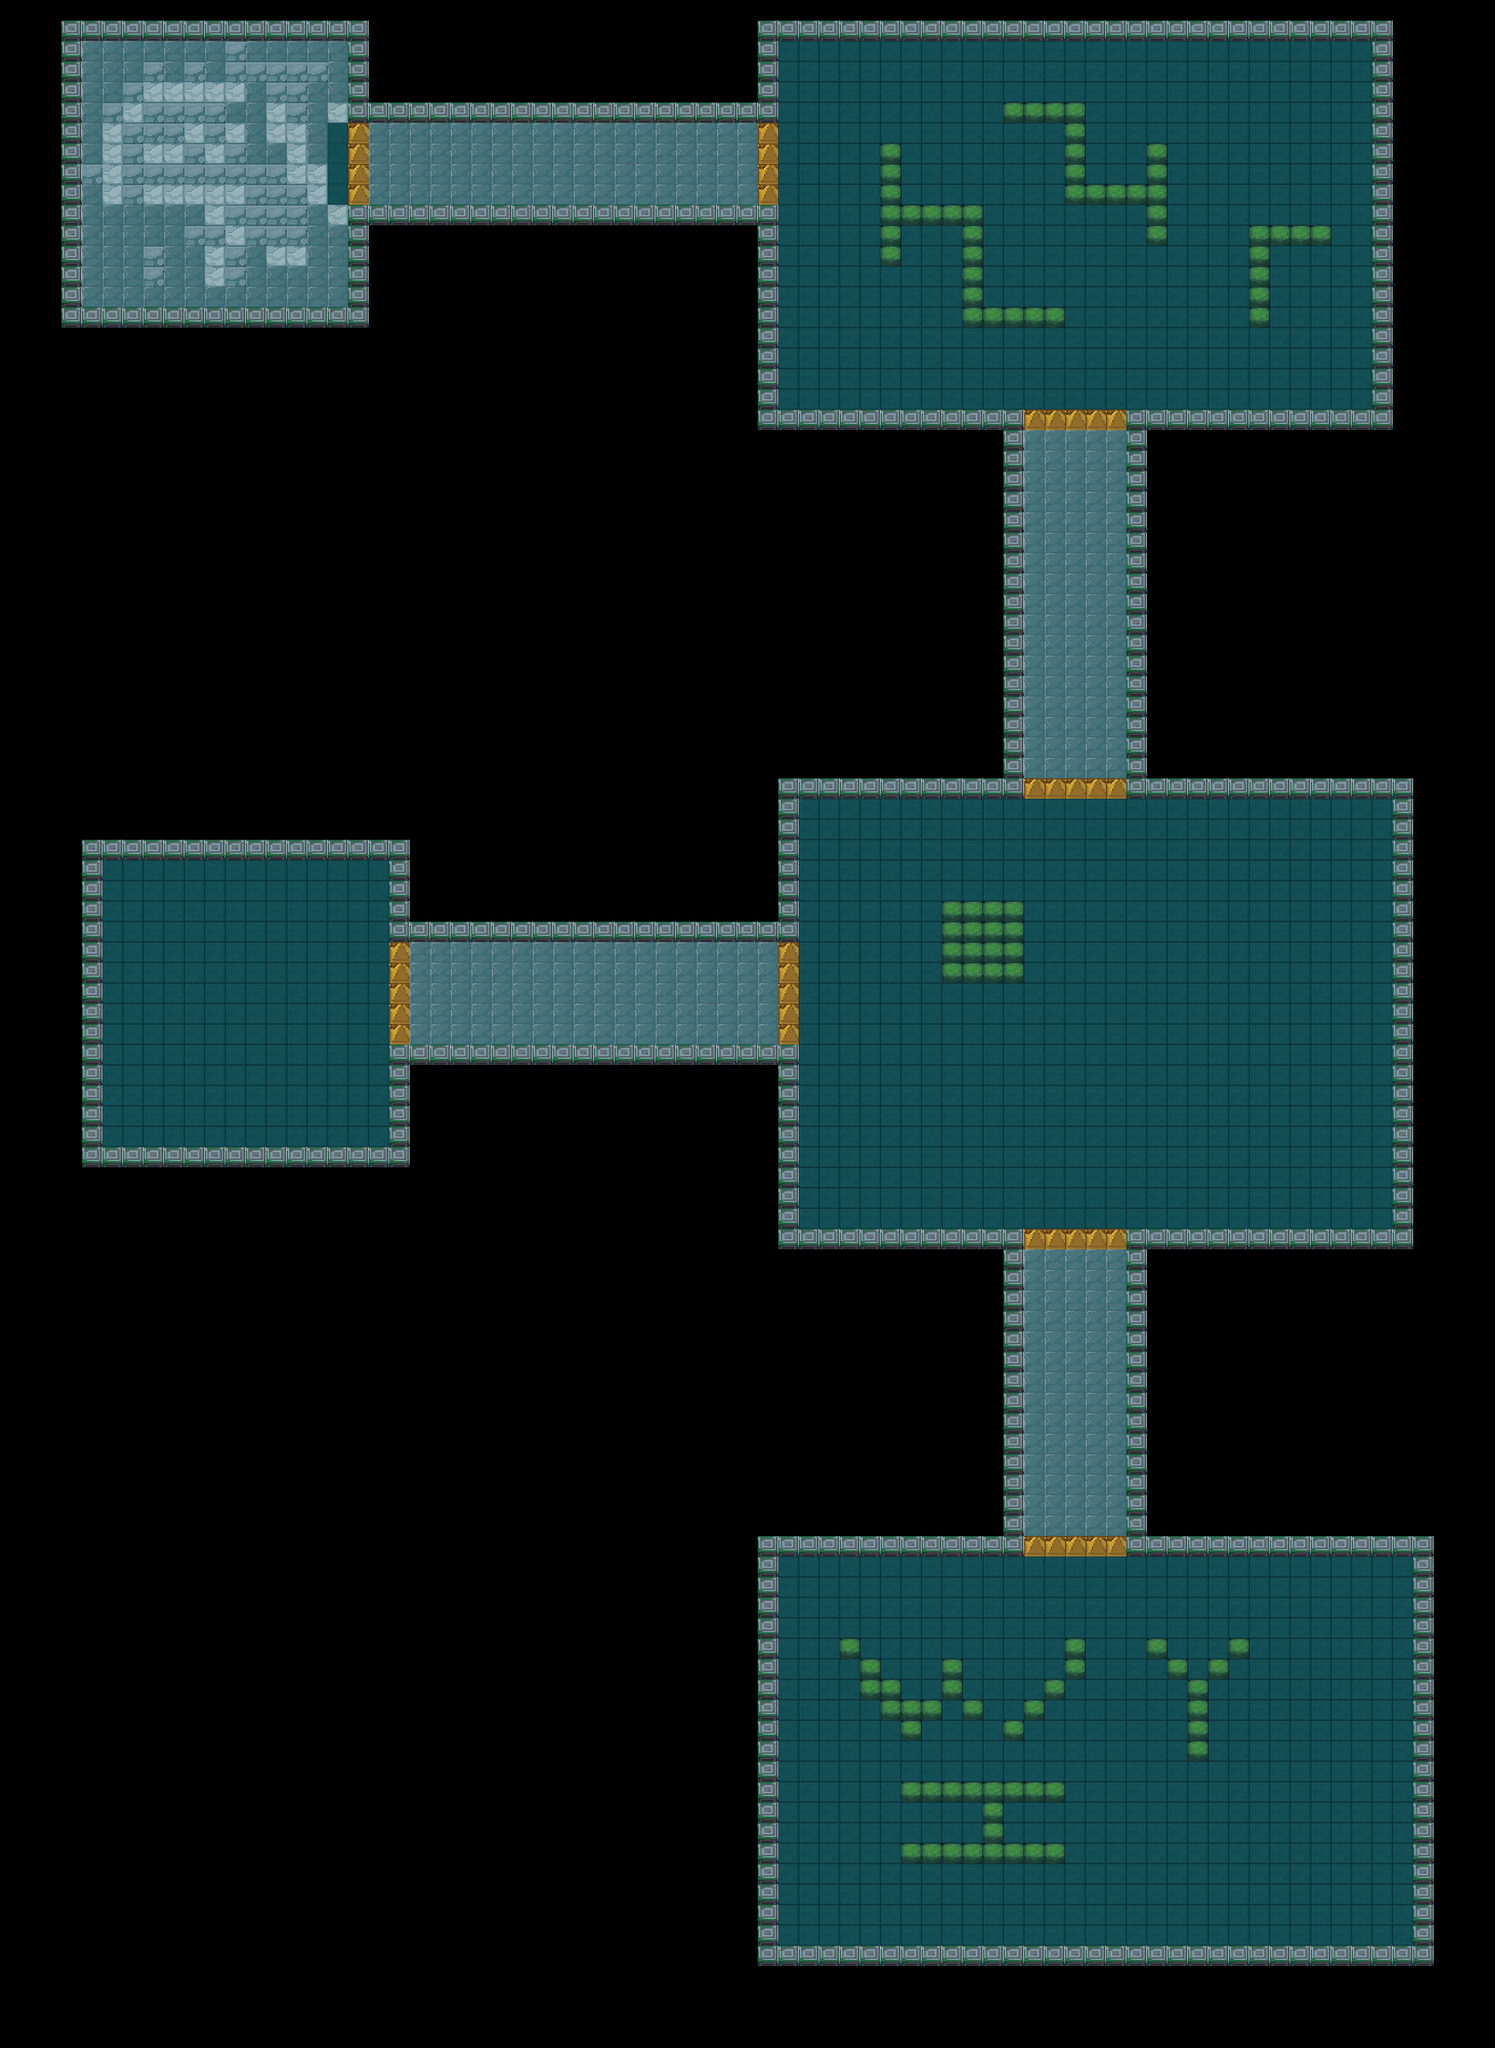

The image is a tile-based game level rendered from a .tmx file. Its description and source (layers, tilesets, objects; grid data summarised) follow:
An orthogonal 73x100 tile map with 32x32 px tiles, 2 tile layers (图块层 1, layer2).

<map version="1.5" tiledversion="1.6.0" orientation="orthogonal" renderorder="right-down" width="73" height="100" tilewidth="32" tileheight="32" infinite="0" nextlayerid="5" nextobjectid="1">
 <editorsettings>
  <chunksize width="32" height="32" />
 </editorsettings>
 <tileset firstgid="1" name="地图" tilewidth="32" tileheight="32" tilecount="20000" columns="200">
  <image source="地图.png" width="6400" height="3200" />
  <tile id="202">
   <properties>
    <property name="Collidable" type="bool" value="true" />
   </properties>
  </tile>
 </tileset>
 <layer id="1" name="图块层 1" width="73" height="100" locked="1">
  <data>[7300 cells, 7200 non-empty, 7199 distinct tile ids]</data>
 </layer>
 <layer id="4" name="layer2" width="73" height="100">
  <data>[7300 cells, 596 non-empty, 4 distinct tile ids]</data>
 </layer>
</map>